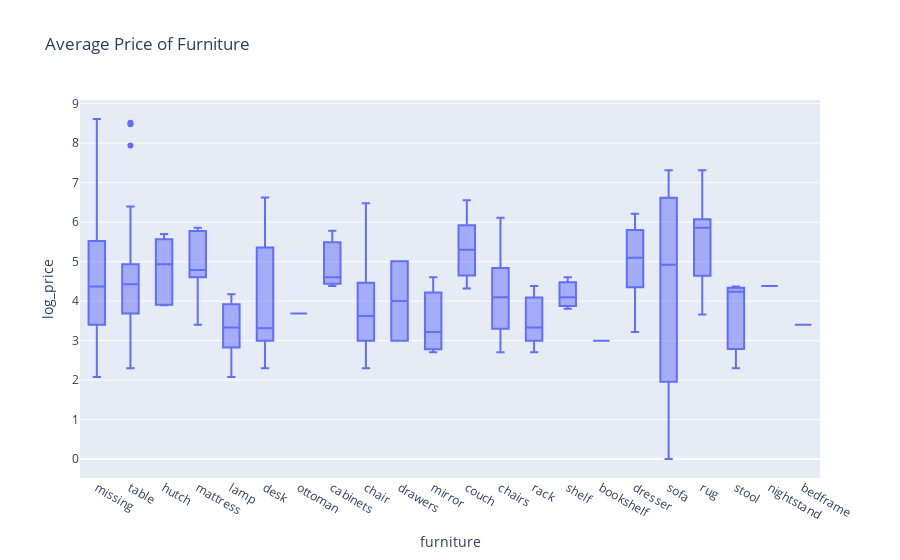

Source (notebook cell):
### Code cell
df['log_price'] = np.log(df['price'])
fig = px.box(df, x='furniture', y='log_price', title='Average Price of Furniture')
fig.show()

### Figure 1 — Plotly figure (JSON) as saved in the notebook; plotly's stock layout.template omitted (floating-point values rounded to 4 significant figures; data arrays with more than 128 entries replaced by an {"elided": "..."} marker saying what was removed)
{"data": [{"alignmentgroup": "True", "hovertemplate": "furniture=%{x}<br>log_price=%{y}<extra></extra>", "legendgroup": "", "marker": {"color": "#636efa"}, "name": "", "notched": false, "offsetgroup": "", "orientation": "v", "showlegend": false, "type": "box", "x": {"elided": "360 str values"}, "x0": " ", "xaxis": "x", "y": {"elided": "360 float values"}, "y0": " ", "yaxis": "y"}], "layout": {"boxmode": "group", "legend": {"tracegroupgap": 0}, "title": {"text": "Average Price of Furniture"}, "xaxis": {"anchor": "y", "domain": [0, 1], "title": {"text": "furniture"}}, "yaxis": {"anchor": "x", "domain": [0, 1], "title": {"text": "log_price"}}}}
